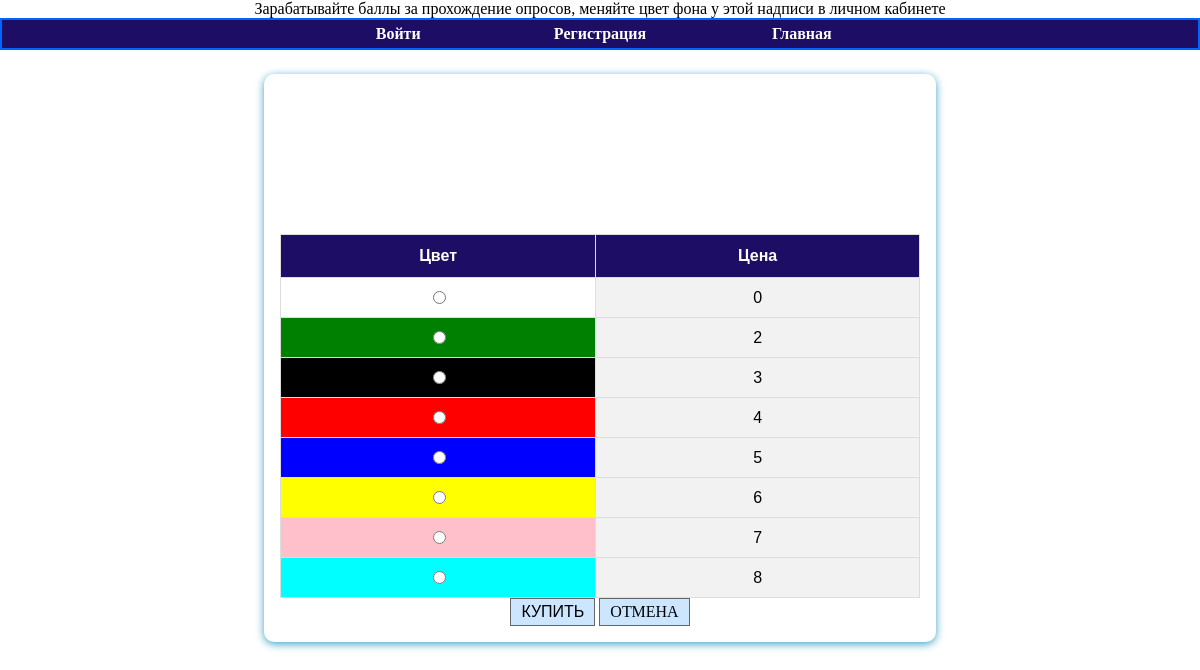
The app's page /color-list/ with its own data.
### base/models.py (models this page shows, shortened)
class UserColor(models.Model):
    color = models.CharField(max_length=40, unique=True)
    color_rus_name = models.CharField(max_length=50, null=True)
    color_price = models.IntegerField(null=True, default=0)
    class Meta:
        verbose_name = 'цвет'
        verbose_name_plural = 'Список цветов'

### base/views.py (the view)
# urls.py: path('color-list/', views.detail_color, name='color-list'),
def detail_color(request):
    colors = UserColor.objects.all()  # все объекты колор
    loop_count = colors.count()  # количество цветов
    context = {
        'colors': colors,
        'loop_time': range(0, loop_count),
    }
    return render(request, 'base/list_color.html', context)

### base/templates/base/list_color.html (shortened to what this page needs)
{% extends 'base.html' %}
{% block content %}
    <div class="container">
        <form action="{% url 'color-vote' %}" method="POST">
            <table id="table">
                <tr>
                    <th>Цвет</th>
                    <th>Цена</th>
                </tr>
                {% for color in colors %}
                    <tr>
                        <td style="background-color: {{ color.color }}">
                            <label for="choice{{ forloop.counter }}">
                                <input type="radio" name="choice"
                                       id="choice{{ forloop.counter }}"
                                       value="{{ color.id }}">
                            </label>
                        </td>
                        <td>{{ color.color_price }}</td>
                    </tr>
                    <br>
                {% endfor %}
            </table>
            <input type="submit" value="КУПИТЬ">
            <a id="cancel" href="{% url 'home' %}" role="button">ОТМЕНА</a>
        </form>
    </div>
{% endblock content %}

### static/css/base.css (style rules this page uses)
body { height: 100%; padding: 0; margin: 0; color: gray; }
html { background-size: cover; }
a { text-decoration: none; }
form { position: relative; margin: 1.5rem auto 5px; width: 90%; max-width: 40rem; padding: 1rem; border-radius: 10px; font-size: 16px; background-color: white; box-shadow: 0 2px 8px #3ca3c1; }
label { font-size: 20px; font-weight: 700; color: black; }
input { padding: 4px 10px; border: 1px solid #666; background: #cce6ff; font-size: 16px; }
#table { font-family: Arial, Helvetica, sans-serif; border-collapse: collapse; width: 100%; text-align: center; }
#table td, #table th { border: 1px solid #ddd; padding: 8px; }
#table tr { color: black; }
#table tr:nth-child(odd) { background-color: #f2f2f2; }
#table tr:nth-child(even) { background-color: #f2f2f2; }
#table th { padding-top: 12px; padding-bottom: 12px; text-align: center; background-color: #1d0d64; color: white; }
#change-color { text-align: center; }
#cancel { color: black; padding: 4px 10px; border: 1px solid #666; background: #cce6ff; font-size: 16px; appearance: auto; user-select: none; white-space: pre; align-items: flex-start; text-align: center; cursor: default; box-sizing: border-box; }

### records on screen
UserColor: color_price "0"
UserColor: color_price "2"
UserColor: color_price "3"
UserColor: color_price "4"
UserColor: color_price "5"
UserColor: color_price "6"
UserColor: color_price "7"
UserColor: color_price "8"
